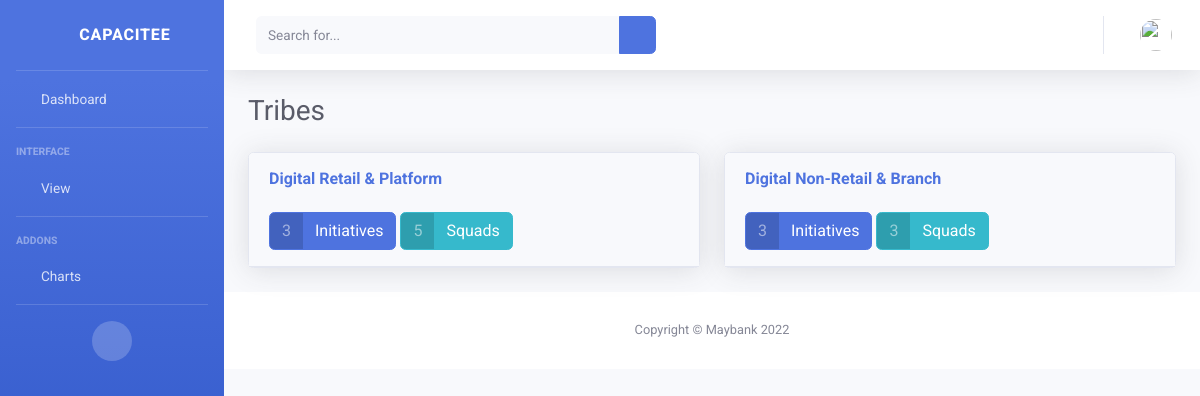
The app's page /tribes with its own data.
### app/models.py (models this page shows, shortened)
class Tribe(models.Model):
    name = models.CharField(max_length=100)
    description = models.CharField(max_length=200)
    def __initiatives(self):
        domains = self.domain_set.all()
        return sum((list(x.initiative_set.all()) for x in domains), [])
    def __squads(self):
        domains = self.domain_set.all()
        return sum((list(x.squad_set.all()) for x in domains), [])
    def initiatives_count(self):
        return len(self.__initiatives())
    def squad_count(self):
        return len(self.__squads())

class Domain(models.Model):
    name = models.CharField(max_length=100)
    description = models.CharField(max_length=200)
    tribe = models.ForeignKey(Tribe, on_delete=models.CASCADE)
    sprints = models.ManyToManyField(Sprint)
    def __str__(self):
        return self.name

class Initiative(models.Model):
    class InitiativeStatus(models.TextChoices):
        NOT_STARTED = '0', _('Not Started')
        DEMAND = '1', _('Demand')
        IN_DEVELOPMENT = '2', _('In Development')
        DEPLOYED = '3', _('Deployed')
    name = models.CharField(max_length=100)
    description = models.CharField(max_length=200)
    planned_for = models.DateField('Planned For')
    squad = models.ForeignKey(Squad, on_delete=models.CASCADE, blank=True, null=True)
    domain = models.ForeignKey(Domain, on_delete=models.CASCADE)
    sprints = models.ManyToManyField(Sprint)
    status = models.CharField(max_length=2, choices=InitiativeStatus.choices, default=InitiativeStatus.NOT_STARTED)

class Squad(models.Model):
    name = models.CharField(max_length=100)
    description = models.CharField(max_length=200)
    domain = models.ForeignKey(Domain, on_delete=models.CASCADE)
    scrum_master = models.IntegerField('SM', default=0)
    business_analysts = models.IntegerField('BA', default=0)
    frontend_dev = models.IntegerField('FE', default=0)
    backend_dev = models.IntegerField('BE', default=0)
    qa_engineer = models.IntegerField('QA', default=0)
    color = models.CharField(max_length=20)
    def __str__(self):
        return self.name

### app/views.py (the view)
# urls.py: path('tribes', views.TribeListView.as_view()),
class TribeListView(generic.ListView):
    model = Tribe
    template_name = 'tribe_list.html'

### app/templates/tribe_list.html (shortened to what this page needs)
<!DOCTYPE html>
<html lang="en">
<head>
    {% include "head_part.html" %}
</head>
<body id="page-top">
<div id="wrapper">
    {% include "sidebar_part2.html" %}
    <div id="content-wrapper" class="d-flex flex-column">
        <div id="content">
            {% include "topbar_part.html" %}
            <div class="container-fluid">
                <div class="d-sm-flex align-items-center justify-content-between mb-4">
                    <h1 class="h3 mb-0 text-gray-800">Tribes</h1>
                </div>
                <div class="row">
                    {% for tribe in tribe_list %}
                        <div class="col-lg-6">
                            <div class="card shadow mb-4">
                                <div class="d-block card-header py-3">
                                    <h6 class="m-0 font-weight-bold text-primary">{{ tribe.name }}</h6>
                                    <br>
                                    <a href="#collapse_{{ tribe.pk }}" class="btn btn-primary btn-icon-split"
                                       data-toggle="collapse"
                                       role="button" aria-expanded="true" aria-controls="collapse_{{ tribe.pk }}">
                                                <span class="icon text-white-50">
                                                    {{ tribe.initiatives_count }}
                                                </span>
                                        <span class="text">Initiatives</span>
                                    </a>
                                    <a href="#" class="btn btn-info btn-icon-split">
                                                <span class="icon text-white-50">
                                                    {{ tribe.squad_count }}
                                                </span>
                                        <span class="text">Squads</span>
                                    </a>
                                </div>
                            </div>
                        </div>
                    {% endfor %}
                </div>
            </div>
            {% include "footer_part.html" %}
        </div>
    </div>
</body>
</html>

### app/static/css/gantt.css (style rules this page uses)
body, html { font-family: "Roboto", sans-serif; background-color: #cddade; height: 100%; -webkit-font-smoothing: antialiased; -moz-osx-font-smoothing: grayscale; }

### records on screen
Tribe: name "Digital Retail & Platform", initiatives_count "3", squad_count "5"
Tribe: name "Digital Non-Retail & Branch", initiatives_count "3", squad_count "3"
